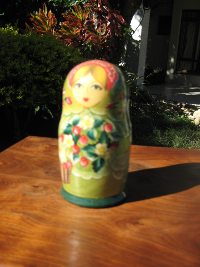
#> input picture 1-1/CB1501007/Computer and Programming Entry/Python 2023 실습코드/7400 GUI - Image Processing/3600 - 이미지 고급 1-(a)/chapter_6/russian_doll.png, 200 x 267 px
$ python 'Image_Tech 610 Filtering 01.py'
#> lines starting #> are read from the running program, lines starting #| are printed output that depends on the picture
"""
Program name: image_pileof_filters_1.py
Objective: Apply a bunch of filters to an image.

Keywords: Image, filters, png,
============================================================================79

Explanation:FILTERS
Creates a new image by applying predefined filters.

Author:          Mike Ohlson de Fine

"""
# image_pileof_filters_1.py
# >>>>>>>>>>>>>>>>>>>>>>>>>>>>>>>>>>>>>>>>>>>>>>>>>
import tkinter
from PIL import Image, ImageTk  # 반드시 tkinter 다음에 선언에야 한다.
from PIL import ImageFont, ImageDraw, ImageFilter

im_1 = Image.open("chapter_6/russian_doll.png")
#> im_1 is the input picture: PIL image 200x267 RGB; mean R, G, B 97.9, 70.4, 40.1

im_2  = im_1.filter(ImageFilter.BLUR)
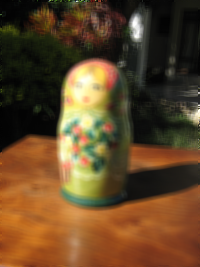
#> im_2: PIL image 200x267 RGB; mean R, G, B 97.9, 70.5, 40.1
im_3  = im_1.filter(ImageFilter.CONTOUR)
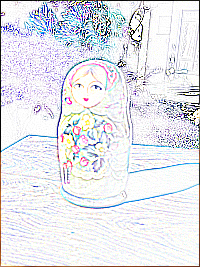
#> im_3: PIL image 200x267 RGB; mean R, G, B 228.7, 229.4, 234.6
im_4  = im_1.filter(ImageFilter.DETAIL)
im_5  = im_1.filter(ImageFilter.EDGE_ENHANCE)
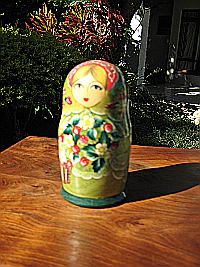
#> im_5: PIL image 200x267 RGB; mean R, G, B 100.2, 72.9, 41.9
im_6  = im_1.filter(ImageFilter.EDGE_ENHANCE_MORE)
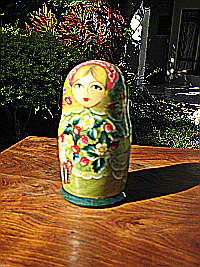
#> im_6: PIL image 200x267 RGB; mean R, G, B 102.4, 75.7, 44.1
im_7  = im_1.filter(ImageFilter.EMBOSS)
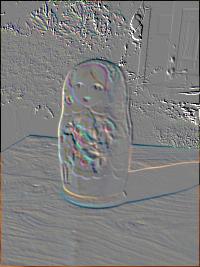
#> im_7: PIL image 200x267 RGB; mean R, G, B 126.7, 126.5, 126.3
im_8  = im_1.filter(ImageFilter.FIND_EDGES)
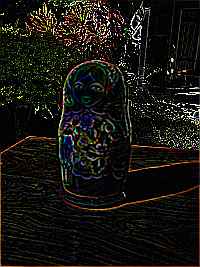
#> im_8: PIL image 200x267 RGB; mean R, G, B 22.6, 21.1, 15.7
im_9  = im_1.filter(ImageFilter.SMOOTH)
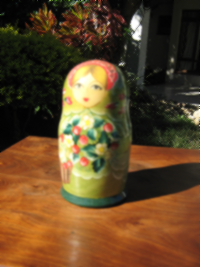
#> im_9: PIL image 200x267 RGB; mean R, G, B 97.9, 70.4, 40.1
im_10 = im_1.filter(ImageFilter.SMOOTH_MORE)
im_11 = im_1.filter(ImageFilter.SHARPEN)

im_2.save("Enhance/russian_doll_BLUR.png")
im_3.save("Enhance/russian_doll_CONTOUR.png")
im_4.save("Enhance/russian_doll_DETAIL.png")
im_5.save("Enhance/russian_doll_EDGE_ENHANCE.png")
im_6.save("Enhance/russian_doll_EDGE_ENHANCE_MORE.png")
im_7.save("Enhance/russian_doll_EMBOSS.png")
im_8.save("Enhance/russian_doll_FIND_EDGES.png")
im_9.save("Enhance/russian_doll_SMOOTH.png")
im_10.save("Enhance/russian_doll_SMOOTH_MORE.png")
im_11.save("Enhance/russian_doll_SHARPEN.png")

$ run again, with 1-1/CB1501007/Computer and Programming Entry/Python 2023 실습코드/7400 GUI - Image Processing/3600 - 이미지 고급 1-(a)/chapter_6/100_canary.png copied over 1-1/CB1501007/Computer and Programming Entry/Python 2023 실습코드/7400 GUI - Image Processing/3600 - 이미지 고급 1-(a)/chapter_6/russian_doll.png
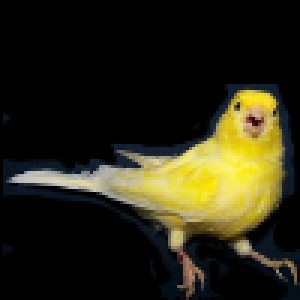
#> input picture 1-1/CB1501007/Computer and Programming Entry/Python 2023 실습코드/7400 GUI - Image Processing/3600 - 이미지 고급 1-(a)/chapter_6/100_canary.png, 100 x 100 px (shown 3 times larger)
#> im_1 is the input picture: PIL image 100x100 RGBA; mean R, G, B, A 42, 39.5, 21.4, 255
#> `im_8  = im_1.filter(ImageFilter.FIND_EDGES)`:
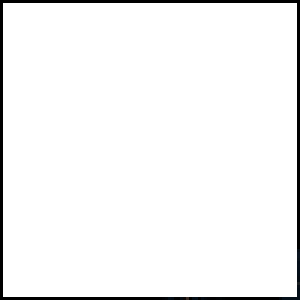
#> im_8: PIL image 100x100 RGBA (shown 3 times larger); mean R, G, B, A 13.9, 14.4, 17.3, 10.1; transparent parts drawn white
#> `im_9  = im_1.filter(ImageFilter.SMOOTH)`:
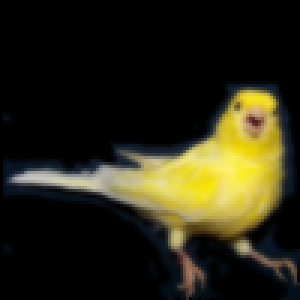
#> im_9: PIL image 100x100 RGBA (shown 3 times larger); mean R, G, B, A 42, 39.5, 21.4, 255

$ run again, with 1-1/CB1501007/Computer and Programming Entry/Python 2023 실습코드/7400 GUI - Image Processing/3600 - 이미지 고급 1-(a)/chapter_6/100_cockcrow.png copied over 1-1/CB1501007/Computer and Programming Entry/Python 2023 실습코드/7400 GUI - Image Processing/3600 - 이미지 고급 1-(a)/chapter_6/russian_doll.png
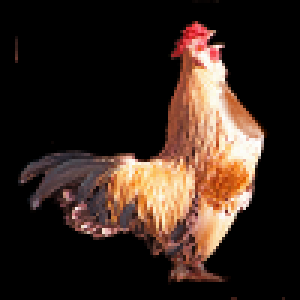
#> input picture 1-1/CB1501007/Computer and Programming Entry/Python 2023 실습코드/7400 GUI - Image Processing/3600 - 이미지 고급 1-(a)/chapter_6/100_cockcrow.png, 100 x 100 px (shown 3 times larger)
#> im_1 is the input picture: PIL image 100x100 RGB; mean R, G, B 53.4, 37.9, 29.9
#> `im_7  = im_1.filter(ImageFilter.EMBOSS)`:
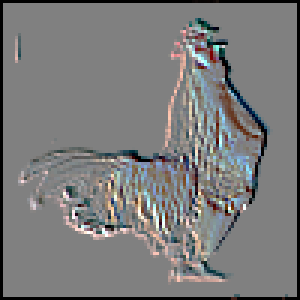
#> im_7: PIL image 100x100 RGB (shown 3 times larger); mean R, G, B 123.3, 123.1, 123
#> `im_11 = im_1.filter(ImageFilter.SHARPEN)`:
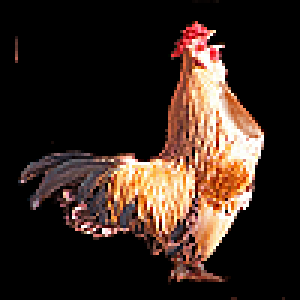
#> im_11: PIL image 100x100 RGB (shown 3 times larger); mean R, G, B 53.8, 38.3, 30.5
